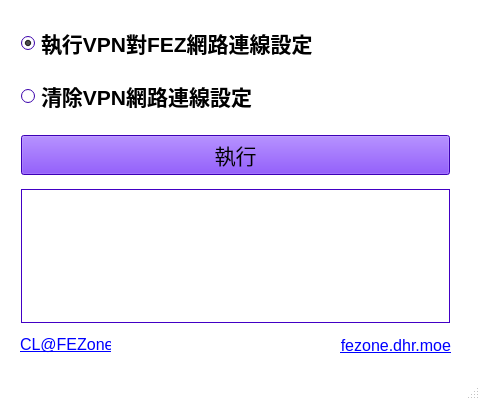
<?xml version="1.0" encoding="UTF-8"?>
<ui version="4.0">
 <class>MainWindow</class>
 <widget class="QMainWindow" name="MainWindow">
  <property name="windowModality">
   <enum>Qt::WindowModal</enum>
  </property>
  <property name="geometry">
   <rect>
    <x>0</x>
    <y>0</y>
    <width>480</width>
    <height>400</height>
   </rect>
  </property>
  <property name="sizePolicy">
   <sizepolicy hsizetype="Fixed" vsizetype="Fixed">
    <horstretch>10</horstretch>
    <verstretch>10</verstretch>
   </sizepolicy>
  </property>
  <property name="minimumSize">
   <size>
    <width>480</width>
    <height>400</height>
   </size>
  </property>
  <property name="maximumSize">
   <size>
    <width>480</width>
    <height>400</height>
   </size>
  </property>
  <property name="baseSize">
   <size>
    <width>480</width>
    <height>320</height>
   </size>
  </property>
  <property name="palette">
   <palette>
    <active>
     <colorrole role="Base">
      <brush brushstyle="SolidPattern">
       <color alpha="255">
        <red>255</red>
        <green>255</green>
        <blue>255</blue>
       </color>
      </brush>
     </colorrole>
     <colorrole role="Window">
      <brush brushstyle="SolidPattern">
       <color alpha="0">
        <red>245</red>
        <green>245</green>
        <blue>245</blue>
       </color>
      </brush>
     </colorrole>
    </active>
    <inactive>
     <colorrole role="Base">
      <brush brushstyle="SolidPattern">
       <color alpha="255">
        <red>255</red>
        <green>255</green>
        <blue>255</blue>
       </color>
      </brush>
     </colorrole>
     <colorrole role="Window">
      <brush brushstyle="SolidPattern">
       <color alpha="0">
        <red>245</red>
        <green>245</green>
        <blue>245</blue>
       </color>
      </brush>
     </colorrole>
    </inactive>
    <disabled>
     <colorrole role="Base">
      <brush brushstyle="SolidPattern">
       <color alpha="0">
        <red>245</red>
        <green>245</green>
        <blue>245</blue>
       </color>
      </brush>
     </colorrole>
     <colorrole role="Window">
      <brush brushstyle="SolidPattern">
       <color alpha="0">
        <red>245</red>
        <green>245</green>
        <blue>245</blue>
       </color>
      </brush>
     </colorrole>
    </disabled>
   </palette>
  </property>
  <property name="focusPolicy">
   <enum>Qt::ClickFocus</enum>
  </property>
  <property name="windowTitle">
   <string>FEZoneVPN 連接器</string>
  </property>
  <property name="windowIcon">
   <iconset>
    <normaloff>favicon.ico</normaloff>favicon.ico</iconset>
  </property>
  <property name="windowOpacity">
   <double>1.000000000000000</double>
  </property>
  <property name="autoFillBackground">
   <bool>true</bool>
  </property>
  <property name="locale">
   <locale language="Chinese" country="Taiwan"/>
  </property>
  <property name="toolButtonStyle">
   <enum>Qt::ToolButtonIconOnly</enum>
  </property>
  <property name="dockOptions">
   <set>QMainWindow::AllowTabbedDocks|QMainWindow::AnimatedDocks</set>
  </property>
  <widget class="QWidget" name="centralwidget">
   <widget class="QLabel" name="urlable0">
    <property name="geometry">
     <rect>
      <x>20</x>
      <y>329</y>
      <width>91</width>
      <height>31</height>
     </rect>
    </property>
    <property name="font">
     <font>
      <pointsize>12</pointsize>
     </font>
    </property>
    <property name="text">
     <string>&lt;a href=&quot;https://www.facebook.com/clement10601&quot;&gt;CL@FEZone&lt;/a&gt;</string>
    </property>
    <property name="textFormat">
     <enum>Qt::RichText</enum>
    </property>
   </widget>
   <widget class="QLabel" name="urlable1">
    <property name="geometry">
     <rect>
      <x>270</x>
      <y>330</y>
      <width>181</width>
      <height>31</height>
     </rect>
    </property>
    <property name="font">
     <font>
      <pointsize>12</pointsize>
      <weight>50</weight>
      <bold>false</bold>
     </font>
    </property>
    <property name="text">
     <string>&lt;p&gt;&lt;a href=&quot;https:/fezone.dhr.moe&quot;&gt;fezone.dhr.moe&lt;/a&gt;&lt;/p&gt;</string>
    </property>
    <property name="textFormat">
     <enum>Qt::AutoText</enum>
    </property>
    <property name="alignment">
     <set>Qt::AlignRight|Qt::AlignTrailing|Qt::AlignVCenter</set>
    </property>
    <property name="margin">
     <number>0</number>
    </property>
   </widget>
   <widget class="QFrame" name="frame">
    <property name="geometry">
     <rect>
      <x>10</x>
      <y>10</y>
      <width>451</width>
      <height>321</height>
     </rect>
    </property>
    <property name="maximumSize">
     <size>
      <width>451</width>
      <height>321</height>
     </size>
    </property>
    <property name="palette">
     <palette>
      <active>
       <colorrole role="WindowText">
        <brush brushstyle="SolidPattern">
         <color alpha="255">
          <red>0</red>
          <green>0</green>
          <blue>0</blue>
         </color>
        </brush>
       </colorrole>
       <colorrole role="Button">
        <brush brushstyle="SolidPattern">
         <color alpha="255">
          <red>85</red>
          <green>0</green>
          <blue>255</blue>
         </color>
        </brush>
       </colorrole>
       <colorrole role="Light">
        <brush brushstyle="SolidPattern">
         <color alpha="255">
          <red>170</red>
          <green>127</green>
          <blue>255</blue>
         </color>
        </brush>
       </colorrole>
       <colorrole role="Midlight">
        <brush brushstyle="SolidPattern">
         <color alpha="255">
          <red>127</red>
          <green>63</green>
          <blue>255</blue>
         </color>
        </brush>
       </colorrole>
       <colorrole role="Dark">
        <brush brushstyle="SolidPattern">
         <color alpha="255">
          <red>42</red>
          <green>0</green>
          <blue>127</blue>
         </color>
        </brush>
       </colorrole>
       <colorrole role="Mid">
        <brush brushstyle="SolidPattern">
         <color alpha="255">
          <red>56</red>
          <green>0</green>
          <blue>170</blue>
         </color>
        </brush>
       </colorrole>
       <colorrole role="Text">
        <brush brushstyle="SolidPattern">
         <color alpha="255">
          <red>0</red>
          <green>0</green>
          <blue>0</blue>
         </color>
        </brush>
       </colorrole>
       <colorrole role="BrightText">
        <brush brushstyle="SolidPattern">
         <color alpha="255">
          <red>255</red>
          <green>255</green>
          <blue>255</blue>
         </color>
        </brush>
       </colorrole>
       <colorrole role="ButtonText">
        <brush brushstyle="SolidPattern">
         <color alpha="255">
          <red>0</red>
          <green>0</green>
          <blue>0</blue>
         </color>
        </brush>
       </colorrole>
       <colorrole role="Base">
        <brush brushstyle="SolidPattern">
         <color alpha="255">
          <red>255</red>
          <green>255</green>
          <blue>255</blue>
         </color>
        </brush>
       </colorrole>
       <colorrole role="Window">
        <brush brushstyle="SolidPattern">
         <color alpha="255">
          <red>85</red>
          <green>0</green>
          <blue>255</blue>
         </color>
        </brush>
       </colorrole>
       <colorrole role="Shadow">
        <brush brushstyle="SolidPattern">
         <color alpha="255">
          <red>0</red>
          <green>0</green>
          <blue>0</blue>
         </color>
        </brush>
       </colorrole>
       <colorrole role="AlternateBase">
        <brush brushstyle="SolidPattern">
         <color alpha="255">
          <red>170</red>
          <green>127</green>
          <blue>255</blue>
         </color>
        </brush>
       </colorrole>
       <colorrole role="ToolTipBase">
        <brush brushstyle="SolidPattern">
         <color alpha="255">
          <red>255</red>
          <green>255</green>
          <blue>220</blue>
         </color>
        </brush>
       </colorrole>
       <colorrole role="ToolTipText">
        <brush brushstyle="SolidPattern">
         <color alpha="255">
          <red>0</red>
          <green>0</green>
          <blue>0</blue>
         </color>
        </brush>
       </colorrole>
      </active>
      <inactive>
       <colorrole role="WindowText">
        <brush brushstyle="SolidPattern">
         <color alpha="255">
          <red>0</red>
          <green>0</green>
          <blue>0</blue>
         </color>
        </brush>
       </colorrole>
       <colorrole role="Button">
        <brush brushstyle="SolidPattern">
         <color alpha="255">
          <red>85</red>
          <green>0</green>
          <blue>255</blue>
         </color>
        </brush>
       </colorrole>
       <colorrole role="Light">
        <brush brushstyle="SolidPattern">
         <color alpha="255">
          <red>170</red>
          <green>127</green>
          <blue>255</blue>
         </color>
        </brush>
       </colorrole>
       <colorrole role="Midlight">
        <brush brushstyle="SolidPattern">
         <color alpha="255">
          <red>127</red>
          <green>63</green>
          <blue>255</blue>
         </color>
        </brush>
       </colorrole>
       <colorrole role="Dark">
        <brush brushstyle="SolidPattern">
         <color alpha="255">
          <red>42</red>
          <green>0</green>
          <blue>127</blue>
         </color>
        </brush>
       </colorrole>
       <colorrole role="Mid">
        <brush brushstyle="SolidPattern">
         <color alpha="255">
          <red>56</red>
          <green>0</green>
          <blue>170</blue>
         </color>
        </brush>
       </colorrole>
       <colorrole role="Text">
        <brush brushstyle="SolidPattern">
         <color alpha="255">
          <red>0</red>
          <green>0</green>
          <blue>0</blue>
         </color>
        </brush>
       </colorrole>
       <colorrole role="BrightText">
        <brush brushstyle="SolidPattern">
         <color alpha="255">
          <red>255</red>
          <green>255</green>
          <blue>255</blue>
         </color>
        </brush>
       </colorrole>
       <colorrole role="ButtonText">
        <brush brushstyle="SolidPattern">
         <color alpha="255">
          <red>0</red>
          <green>0</green>
          <blue>0</blue>
         </color>
        </brush>
       </colorrole>
       <colorrole role="Base">
        <brush brushstyle="SolidPattern">
         <color alpha="255">
          <red>255</red>
          <green>255</green>
          <blue>255</blue>
         </color>
        </brush>
       </colorrole>
       <colorrole role="Window">
        <brush brushstyle="SolidPattern">
         <color alpha="255">
          <red>85</red>
          <green>0</green>
          <blue>255</blue>
         </color>
        </brush>
       </colorrole>
       <colorrole role="Shadow">
        <brush brushstyle="SolidPattern">
         <color alpha="255">
          <red>0</red>
          <green>0</green>
          <blue>0</blue>
         </color>
        </brush>
       </colorrole>
       <colorrole role="AlternateBase">
        <brush brushstyle="SolidPattern">
         <color alpha="255">
          <red>170</red>
          <green>127</green>
          <blue>255</blue>
         </color>
        </brush>
       </colorrole>
       <colorrole role="ToolTipBase">
        <brush brushstyle="SolidPattern">
         <color alpha="255">
          <red>255</red>
          <green>255</green>
          <blue>220</blue>
         </color>
        </brush>
       </colorrole>
       <colorrole role="ToolTipText">
        <brush brushstyle="SolidPattern">
         <color alpha="255">
          <red>0</red>
          <green>0</green>
          <blue>0</blue>
         </color>
        </brush>
       </colorrole>
      </inactive>
      <disabled>
       <colorrole role="WindowText">
        <brush brushstyle="SolidPattern">
         <color alpha="255">
          <red>42</red>
          <green>0</green>
          <blue>127</blue>
         </color>
        </brush>
       </colorrole>
       <colorrole role="Button">
        <brush brushstyle="SolidPattern">
         <color alpha="255">
          <red>85</red>
          <green>0</green>
          <blue>255</blue>
         </color>
        </brush>
       </colorrole>
       <colorrole role="Light">
        <brush brushstyle="SolidPattern">
         <color alpha="255">
          <red>170</red>
          <green>127</green>
          <blue>255</blue>
         </color>
        </brush>
       </colorrole>
       <colorrole role="Midlight">
        <brush brushstyle="SolidPattern">
         <color alpha="255">
          <red>127</red>
          <green>63</green>
          <blue>255</blue>
         </color>
        </brush>
       </colorrole>
       <colorrole role="Dark">
        <brush brushstyle="SolidPattern">
         <color alpha="255">
          <red>42</red>
          <green>0</green>
          <blue>127</blue>
         </color>
        </brush>
       </colorrole>
       <colorrole role="Mid">
        <brush brushstyle="SolidPattern">
         <color alpha="255">
          <red>56</red>
          <green>0</green>
          <blue>170</blue>
         </color>
        </brush>
       </colorrole>
       <colorrole role="Text">
        <brush brushstyle="SolidPattern">
         <color alpha="255">
          <red>42</red>
          <green>0</green>
          <blue>127</blue>
         </color>
        </brush>
       </colorrole>
       <colorrole role="BrightText">
        <brush brushstyle="SolidPattern">
         <color alpha="255">
          <red>255</red>
          <green>255</green>
          <blue>255</blue>
         </color>
        </brush>
       </colorrole>
       <colorrole role="ButtonText">
        <brush brushstyle="SolidPattern">
         <color alpha="255">
          <red>42</red>
          <green>0</green>
          <blue>127</blue>
         </color>
        </brush>
       </colorrole>
       <colorrole role="Base">
        <brush brushstyle="SolidPattern">
         <color alpha="255">
          <red>85</red>
          <green>0</green>
          <blue>255</blue>
         </color>
        </brush>
       </colorrole>
       <colorrole role="Window">
        <brush brushstyle="SolidPattern">
         <color alpha="255">
          <red>85</red>
          <green>0</green>
          <blue>255</blue>
         </color>
        </brush>
       </colorrole>
       <colorrole role="Shadow">
        <brush brushstyle="SolidPattern">
         <color alpha="255">
          <red>0</red>
          <green>0</green>
          <blue>0</blue>
         </color>
        </brush>
       </colorrole>
       <colorrole role="AlternateBase">
        <brush brushstyle="SolidPattern">
         <color alpha="255">
          <red>85</red>
          <green>0</green>
          <blue>255</blue>
         </color>
        </brush>
       </colorrole>
       <colorrole role="ToolTipBase">
        <brush brushstyle="SolidPattern">
         <color alpha="255">
          <red>255</red>
          <green>255</green>
          <blue>220</blue>
         </color>
        </brush>
       </colorrole>
       <colorrole role="ToolTipText">
        <brush brushstyle="SolidPattern">
         <color alpha="255">
          <red>0</red>
          <green>0</green>
          <blue>0</blue>
         </color>
        </brush>
       </colorrole>
      </disabled>
     </palette>
    </property>
    <widget class="QWidget" name="gridLayoutWidget">
     <property name="geometry">
      <rect>
       <x>0</x>
       <y>0</y>
       <width>451</width>
       <height>321</height>
      </rect>
     </property>
     <layout class="QGridLayout" name="gridLayout">
      <item row="3" column="0">
       <widget class="QPlainTextEdit" name="pte">
        <property name="sizePolicy">
         <sizepolicy hsizetype="Minimum" vsizetype="Ignored">
          <horstretch>0</horstretch>
          <verstretch>0</verstretch>
         </sizepolicy>
        </property>
        <property name="minimumSize">
         <size>
          <width>0</width>
          <height>100</height>
         </size>
        </property>
        <property name="maximumSize">
         <size>
          <width>429</width>
          <height>134</height>
         </size>
        </property>
        <property name="readOnly">
         <bool>true</bool>
        </property>
        <property name="plainText">
         <string/>
        </property>
       </widget>
      </item>
      <item row="2" column="0">
       <widget class="QPushButton" name="execBtn">
        <property name="font">
         <font>
          <family>DFMaruGothic-Lt</family>
          <pointsize>16</pointsize>
         </font>
        </property>
        <property name="text">
         <string>執行</string>
        </property>
       </widget>
      </item>
      <item row="1" column="0">
       <layout class="QVBoxLayout" name="verticalLayout" stretch="0,0">
        <property name="spacing">
         <number>3</number>
        </property>
        <property name="sizeConstraint">
         <enum>QLayout::SetFixedSize</enum>
        </property>
        <item>
         <widget class="QRadioButton" name="rB1">
          <property name="sizePolicy">
           <sizepolicy hsizetype="Minimum" vsizetype="Minimum">
            <horstretch>0</horstretch>
            <verstretch>0</verstretch>
           </sizepolicy>
          </property>
          <property name="minimumSize">
           <size>
            <width>399</width>
            <height>20</height>
           </size>
          </property>
          <property name="maximumSize">
           <size>
            <width>16777215</width>
            <height>50</height>
           </size>
          </property>
          <property name="baseSize">
           <size>
            <width>50</width>
            <height>20</height>
           </size>
          </property>
          <property name="font">
           <font>
            <pointsize>16</pointsize>
            <weight>75</weight>
            <bold>true</bold>
           </font>
          </property>
          <property name="text">
           <string>執行VPN對FEZ網路連線設定</string>
          </property>
          <property name="iconSize">
           <size>
            <width>20</width>
            <height>20</height>
           </size>
          </property>
          <property name="checked">
           <bool>true</bool>
          </property>
          <attribute name="buttonGroup">
           <string notr="true">buttonGroup</string>
          </attribute>
         </widget>
        </item>
        <item>
         <widget class="QRadioButton" name="rB2">
          <property name="sizePolicy">
           <sizepolicy hsizetype="Minimum" vsizetype="Minimum">
            <horstretch>0</horstretch>
            <verstretch>0</verstretch>
           </sizepolicy>
          </property>
          <property name="minimumSize">
           <size>
            <width>399</width>
            <height>20</height>
           </size>
          </property>
          <property name="maximumSize">
           <size>
            <width>16777215</width>
            <height>50</height>
           </size>
          </property>
          <property name="baseSize">
           <size>
            <width>50</width>
            <height>20</height>
           </size>
          </property>
          <property name="font">
           <font>
            <pointsize>16</pointsize>
            <weight>75</weight>
            <bold>true</bold>
           </font>
          </property>
          <property name="text">
           <string>清除VPN網路連線設定</string>
          </property>
          <property name="iconSize">
           <size>
            <width>20</width>
            <height>20</height>
           </size>
          </property>
          <property name="checked">
           <bool>false</bool>
          </property>
          <attribute name="buttonGroup">
           <string notr="true">buttonGroup</string>
          </attribute>
         </widget>
        </item>
       </layout>
      </item>
     </layout>
    </widget>
   </widget>
  </widget>
  <widget class="QMenuBar" name="menubar">
   <property name="geometry">
    <rect>
     <x>0</x>
     <y>0</y>
     <width>480</width>
     <height>22</height>
    </rect>
   </property>
  </widget>
  <widget class="QStatusBar" name="statusbar"/>
 </widget>
 <resources/>
 <connections/>
 <buttongroups>
  <buttongroup name="buttonGroup"/>
 </buttongroups>
</ui>
